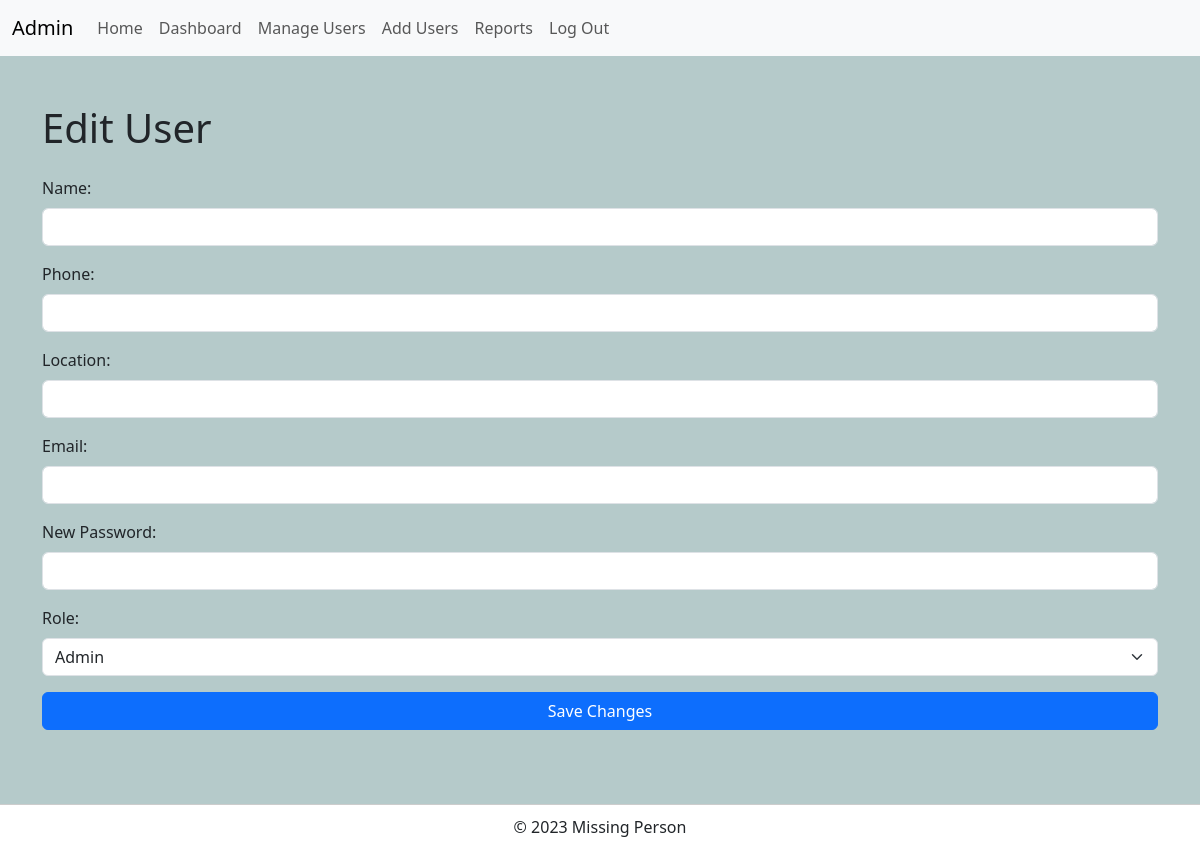
Before: /auth/edit_user/5 (signed in) with the older database file.
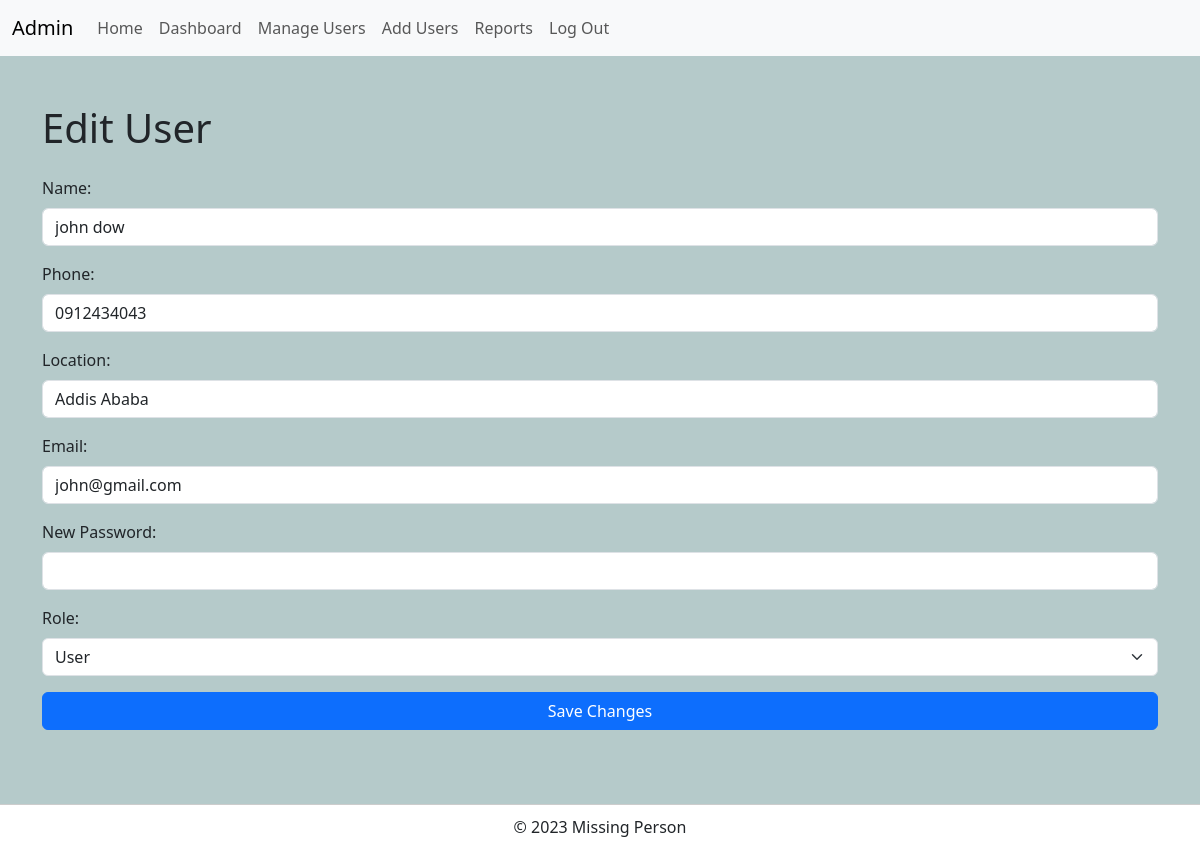
After: the same page with the newer database file.
### tables this page shows
CREATE TABLE user (
  id INTEGER PRIMARY KEY AUTOINCREMENT,
  finder_name TEXT NOT NULL,
  phone TEXT NOT NULL,
  finder_location TEXT NOT NULL,
  email TEXT UNIQUE NOT NULL,
  password TEXT NOT NULL,
  role_id INTEGER NOT NULL,
  FOREIGN KEY (role_id) REFERENCES role (id)
);

### missing/auth.py (the view, shortened to what this page needs)
@bp.route('/edit_user/<int:user_id>', methods=('GET', 'POST'))
@login_required_role(1)
def edit_user(user_id):
    db = get_db()
    user = db.execute(
        'SELECT * FROM user WHERE id = ?', (user_id,)
    ).fetchone()
    return render_template('admin/edit_user.html', user=user)

### missing/auth.py (called while the page is built)
def login_required_role(role_id):
    def decorator(f):
        @functools.wraps(f)
        def wrapped_view(*args, **kwargs):
            if g.user is None:
                return redirect(url_for('auth.login'))
            if g.user['role_id'] != role_id:
                return redirect(url_for('auth.unauthorized'))
            return f(*args, **kwargs)
        return wrapped_view
    return decorator

@bp.before_app_request
def load_logged_in_user():
    user_id = session.get('user_id')
    if user_id is None:
        g.user = None
    else:
        db = get_db()
        g.user = db.execute(
            'SELECT * FROM user WHERE id = ?', (user_id,)
        ).fetchone()

### missing/db.py (called while the page is built)
def get_db():
    if 'db' not in g:
        g.db = sqlite3.connect(
            current_app.config['DATABASE'],
            detect_types=sqlite3.PARSE_DECLTYPES
        )
        g.db.row_factory = sqlite3.Row
    return g.db

### missing/templates/admin/edit_user.html
{% extends "admin/layout.html" %}
{% block content %}
<section>
  <h1 class="mb-4">Edit User</h1>
  <form method="post">
    <div class="mb-3">
      <label for="finder_name" class="form-label">Name:</label>
      <input type="text" id="finder_name" name="finder_name" value="{{ user.finder_name }}" class="form-control" required>
    </div>
    <div class="mb-3">
      <label for="phone" class="form-label">Phone:</label>
      <input type="text" id="phone" name="phone" value="{{ user.phone }}" class="form-control" required>
    </div>
    <div class="mb-3">
      <label for="finder_location" class="form-label">Location:</label>
      <input type="text" id="finder_location" name="finder_location" value="{{ user.finder_location }}" class="form-control" required>
    </div>
    <div class="mb-3">
      <label for="email" class="form-label">Email:</label>
      <input type="email" id="email" name="email" value="{{ user.email }}" class="form-control" required>
    </div>
    <div class="mb-3">
      <label for="password" class="form-label">New Password:</label>
      <input type="password" id="password" name="password" class="form-control">
    </div>
    <div class="mb-3">
      <label for="role_id" class="form-label">Role:</label>
      <select id="role_id" name="role_id" class="form-select" required>
        <option value="1" {% if user.role_id == 1 %}selected{% endif %}>Admin</option>
        <option value="2" {% if user.role_id == 2 %}selected{% endif %}>User</option>
      </select>
    </div>
    <div class="d-grid">
      <input type="submit" value="Save Changes" class="btn btn-primary">
    </div>
  </form>
</section>
{% endblock %}

Changed rows visible on the page:
added user: finder_name "john dow", phone "0912434043", finder_location "Addis Ababa", email "john@gmail.com", role_id "User"
Other visible differences:
form field role_id: "Admin" → (not shown)
